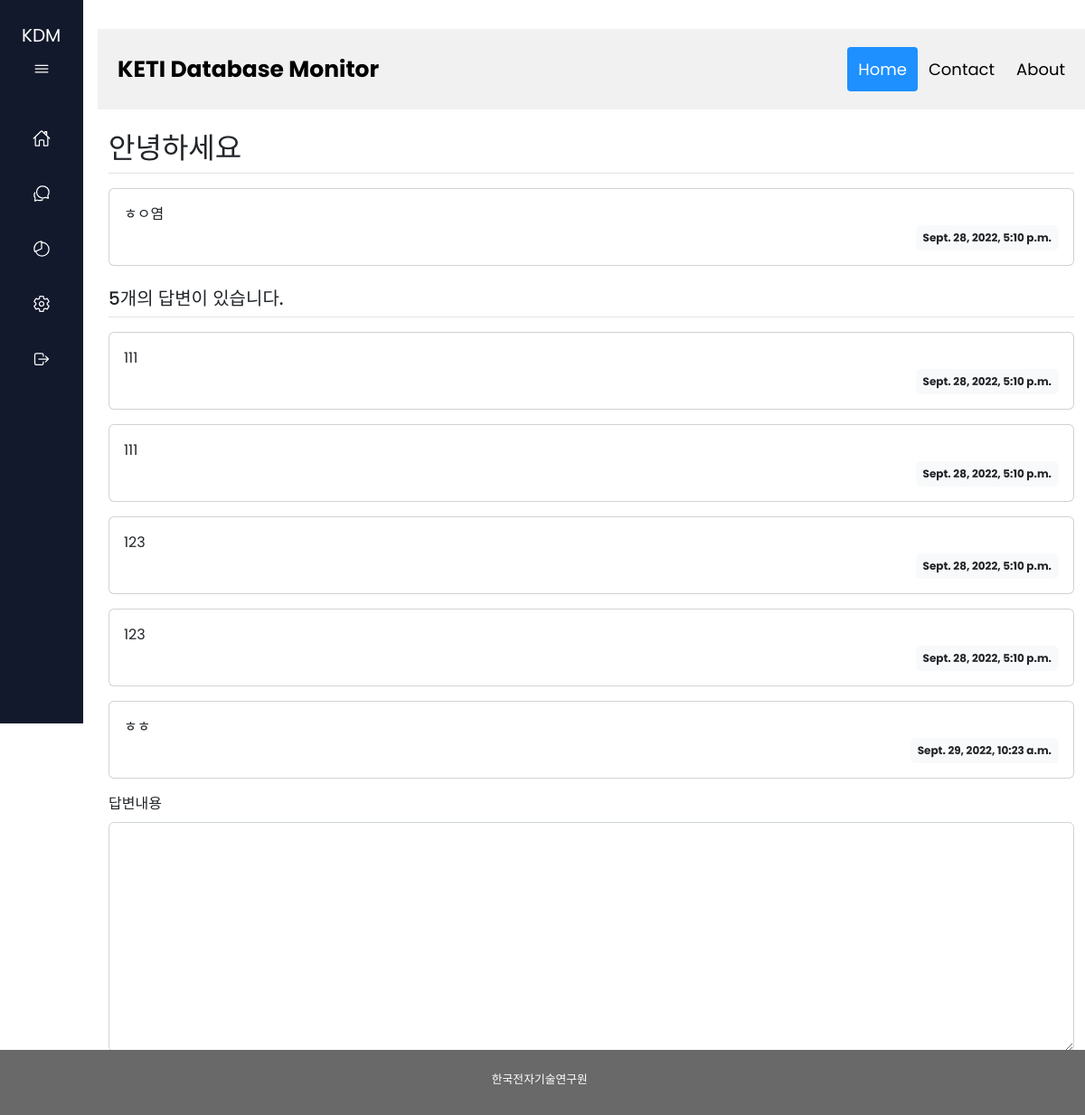
Screenshot of /keti/1/ with the database file from the repository.
### pybo/models.py (models this page shows)
class Question(models.Model):
    subject = models.CharField(max_length=200)
    content = models.TextField()
    create_date = models.DateTimeField()

class Answer(models.Model):
    question = models.ForeignKey(Question, on_delete=models.CASCADE)
    content = models.TextField()
    create_date = models.DateTimeField()

### pybo/views.py (the view)
# urls.py: path('<int:question_id>/', views.detail, name='detail'),
def detail(request, question_id):
    question = get_object_or_404(Question, pk=question_id)
    context = {'question': question}
    return render(request, 'pybo/question_detail.html', context)

### pybo/templates/pybo/question_detail.html (shortened to what this page needs)
{% extends 'pybo/base.html' %}
{% block content %}
<div class="container my-3">
    <h2 class="border-bottom py-2">{{ question.subject }}</h2>
    <div class="card my-3">
        <div class="card-body">
            <div class="card-text" style="white-space: pre-line;">{{ question.content }}</div>
            <div class="d-flex justify-content-end">
                <div class="badge bg-light text-dark p-2">
                    {{ question.create_date }}
                </div>
            </div>
        </div>
    </div>
    <h5 class="border-bottom my-3 py-2">{{question.answer_set.count}}개의 답변이 있습니다.</h5>
    {% for answer in question.answer_set.all %}
    <div class="card my-3">
        <div class="card-body">
            <div class="card-text" style="white-space: pre-line;">{{ answer.content }}</div>
            <div class="d-flex justify-content-end">
                <div class="badge bg-light text-dark p-2">
                    {{ answer.create_date }}
                </div>
            </div>
        </div>
    </div>
    {% endfor %}
    <form action="{% url 'pybo:answer_create' question.id %}" method="post" class="my-3">
        <div class="mb-3">
            <label for="content" class="form-label">답변내용</label>
            <textarea name="content" id="content" class="form-control" rows="10"></textarea>
        </div>
    </form>
</div>
{% endblock %}

### pybo/templates/pybo/base.html (shortened to what this page needs)
{% load static %}
<!doctype html>
<html lang="ko">
<head>
    <link rel="stylesheet" type="text/css" href="{% static 'bootstrap.min.css' %}">
    <link rel="stylesheet" type="text/css" href="{% static 'style.css' %}">
</head>
<div class="header">
    <a href="{% url 'pybo:index' %}" class="logo">KETI Database Monitor</a>
    <div class="header-right">
        <a class="active" href="#home">Home</a>
        <a href="#contact">Contact</a>
        <a href="#about">About</a>
    </div>
</div>
<div th:fragment="common-footer" class="footer">
    <div class="row">
      <div class="col footer_box_01">
        <ul class="footer_li_txt">
          <li>한국전자기술연구원</li>
        </ul>
      </div>
    </div>
  </div>
  {% include "pybo/sidevar.html" %}
<body>
    <div class="main" style="background-color: #ffffff;">
        {% block content %}
        {% endblock %}
    </div>
</body>
</html>

### pybo/templates/pybo/sidevar.html (shortened to what this page needs)
{% load static %}
<!DOCTYPE html>
<html lang="ko">
<head>
</head>
<body id="body-pd">
    <div class="l-navbar" id="navbar">
        <nav class="nav">
            <div>
                <a class="navbar-brand" style="font-size: 20px;" href="{% url 'pybo:index' %}">KDM</a>
                <div class="nav__brand" >
                    <ion-icon name="menu-outline" class="nav__toggle" id="nav-toggle"></ion-icon>
                </div>
                <div class="nav__list">
                    <a href="{% url 'pybo:index' %}" class="nav__link">
                        <ion-icon name="home-outline" class="nav__icon"></ion-icon>
                    </a>
                    <a href="{% url 'pybo:SQL' %}" class="nav__link">
                        <ion-icon name="chatbubbles-outline" class="nav__icon"></ion-icon>
                    </a>
                    <a href="#" class="nav__link">
                        <ion-icon name="pie-chart-outline" class="nav__icon"></ion-icon>
                    </a>
                    <a href="#" class="nav__link">
                        <ion-icon name="settings-outline" class="nav__icon"></ion-icon>
                    </a>
                </div>
                <a href="#" class="nav__link">
                    <ion-icon name="log-out-outline" class="nav__icon"></ion-icon>
                </a>
            </div>
        </nav>
    </div>
</body>
</html>

### pybo/static/style.css (style rules this page uses)
:root { --nav--width: 92px; --first-color: #0c5df4; --bg-color: #12192c; --sub-color: #b6cefc; --white-color: #fff; --body-font: 'Poppins', sans-serif; --normal-font-size: 1rem; --small-font-size: .875rem; --z-fixed: 100; }
body { position: relative; margin: 0; padding: 2rem 0 0 6.75rem; font-family: var(--body-font); font-size: var(--normal-font-size); transition: .5s; }
ul { margin: 0; padding: 0; list-style: none; }
a { text-decoration: none; }
.l-navbar { position: fixed; top: 0; left: 0; width: var(--nav--width); height: 100vh; background-color: var(--bg-color); color: var(--white-color); padding: 1.5rem 1.5rem 2rem; transition: .5s; z-index: var(--z-fixed); }
.nav { height: 100%; display: flex; flex-direction: column; justify-content: space-between; overflow: hidden; }
.nav__brand { display: grid; grid-template-columns: max-content max-content; justify-content: space-between; align-items: center; margin-bottom: 2rem; }
.nav__toggle { font-size: 1.25rem; padding: .75rem; cursor: pointer; }
.nav__link { display: grid; grid-template-columns: max-content max-content; align-items: center; column-gap: .75rem; padding: .75rem; color: var(--white-color); border-radius: .5rem; margin-bottom: 1rem; transition: .3s; cursor: pointer; }
.nav__icon { font-size: 1.25rem; }
.active { background-color: var(--first-color); }
.header { overflow: hidden; background-color: #f1f1f1; padding: 20px 10px; }
.header a { float: left; color: black; text-align: center; padding: 12px; text-decoration: none; font-size: 18px; line-height: 25px; border-radius: 4px; }
.header a.logo { font-size: 25px; font-weight: bold; }
.header a.active { background-color: dodgerblue; color: white; }
.header-right { float: right; }
div.main { background: #f2f4f7; }
.footer { position: fixed; left: 0; bottom: 0; height: auto; width: 100%; background-color: dimgray; color: white; text-align: center; }
.footer_li_txt { padding-left: 0; margin-bottom: 0.5rem; }
.footer_li_txt li:first-child { border-left:0; padding: 0 0.4rem 0 0; }
.footer_li_txt li { list-style: none; display: inline-block; font-size: 0.80rem; padding: 0 0.4rem 0 0.6rem; margin: 0; text-align: center; border-left: 1px solid rgb(0 0 0 / 10%); line-height: 0.8rem; }

### pybo/templates/pybo/base.html (style rules this page uses)
.header { overflow: hidden; background-color: #f1f1f1; padding: 20px 10px; }
.header a { float: left; color: black; text-align: center; padding: 12px; text-decoration: none; font-size: 18px; line-height: 25px; border-radius: 4px; }
.header a.logo { font-size: 25px; font-weight: bold; }
.header a.active { background-color: dodgerblue; color: white; }
.header-right { float: right; }
div.main { background: #f2f4f7; }
.footer { position: fixed; left: 0; bottom: 0; height: auto; width: 100%; background-color: dimgray; color: white; text-align: center; overflow: hidden; padding: 20px 10px; z-index: 100; }
.footer_li_txt { padding-left: 0; margin-bottom: 0.5rem; }
.footer_li_txt li:first-child { border-left: 0; padding: 0 0.4rem 0 0; }
.footer_li_txt li { list-style: none; display: inline-block; font-size: 0.80rem; padding: 10 0.4rem 0 0.6rem; margin: 0; text-align: center; border-left: 1px solid rgb(0 0 0 / 10%); line-height: 0.8rem; }

### rows the page displays
Question: subject "안녕하세요", content "ㅎㅇ염", create_date "Sept. 28, 2022, 5:10 p.m.", answer_set.count "5"
Answer: content "111", create_date "Sept. 28, 2022, 5:10 p.m."
Answer: content "111", create_date "Sept. 28, 2022, 5:10 p.m."
Answer: content "123", create_date "Sept. 28, 2022, 5:10 p.m."
Answer: content "123", create_date "Sept. 28, 2022, 5:10 p.m."
Answer: content "ㅎㅎ", create_date "Sept. 29, 2022, 10:23 a.m."
